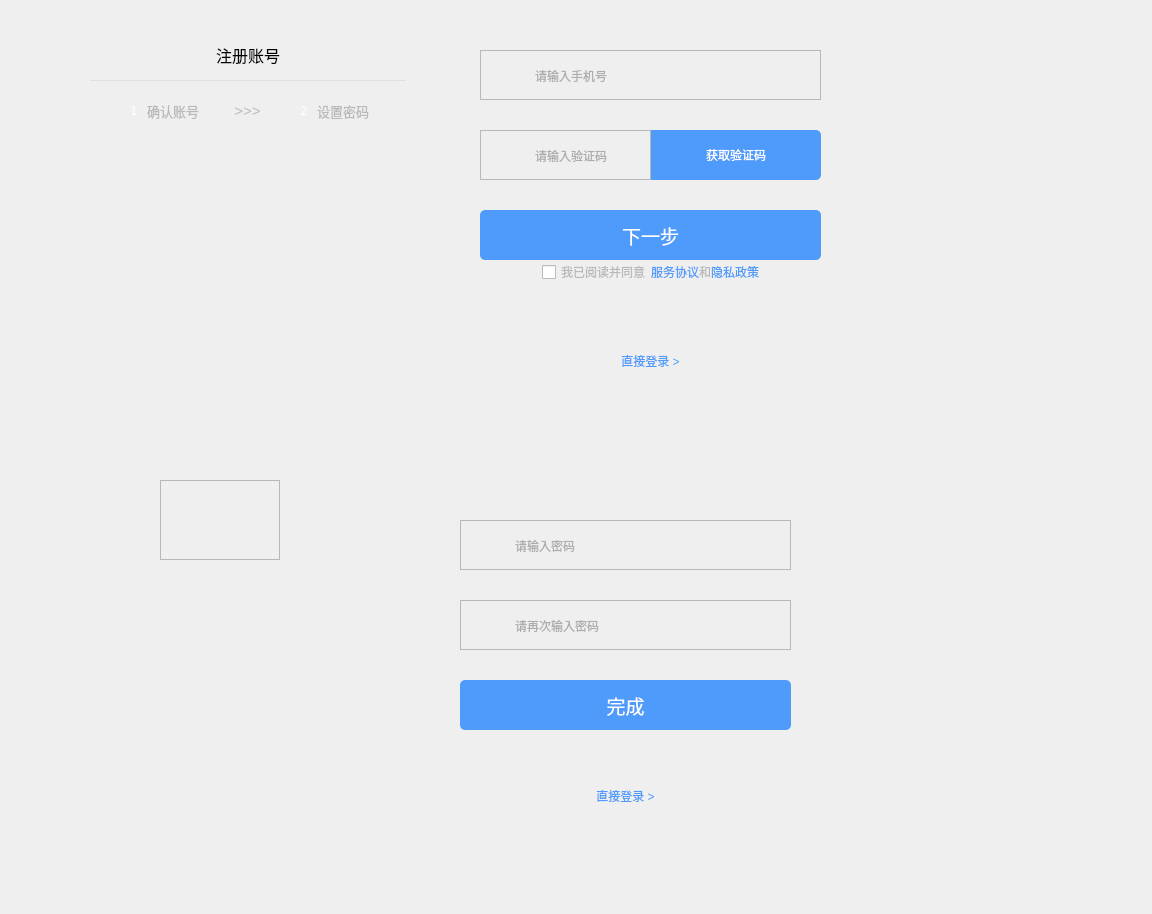
<?xml version="1.0" encoding="UTF-8"?>
<ui version="4.0">
 <class>DB_Register</class>
 <widget class="QWidget" name="DB_Register">
  <property name="geometry">
   <rect>
    <x>0</x>
    <y>0</y>
    <width>1152</width>
    <height>914</height>
   </rect>
  </property>
  <property name="windowTitle">
   <string>Form</string>
  </property>
  <widget class="QWidget" name="verticalLayoutWidget">
   <property name="geometry">
    <rect>
     <x>50</x>
     <y>30</y>
     <width>396</width>
     <height>421</height>
    </rect>
   </property>
   <layout class="QVBoxLayout" name="verticalLayout" stretch="0,0,0,0,0,1">
    <property name="spacing">
     <number>0</number>
    </property>
    <property name="leftMargin">
     <number>40</number>
    </property>
    <property name="topMargin">
     <number>10</number>
    </property>
    <property name="rightMargin">
     <number>40</number>
    </property>
    <property name="bottomMargin">
     <number>0</number>
    </property>
    <item>
     <layout class="QHBoxLayout" name="horizontalLayout_2">
      <item>
       <widget class="QLabel" name="label_3">
        <property name="minimumSize">
         <size>
          <width>0</width>
          <height>30</height>
         </size>
        </property>
        <property name="font">
         <font>
          <pointsize>12</pointsize>
         </font>
        </property>
        <property name="styleSheet">
         <string notr="true"/>
        </property>
        <property name="text">
         <string>注册账号</string>
        </property>
        <property name="alignment">
         <set>Qt::AlignCenter</set>
        </property>
       </widget>
      </item>
     </layout>
    </item>
    <item>
     <spacer name="verticalSpacer_5">
      <property name="orientation">
       <enum>Qt::Vertical</enum>
      </property>
      <property name="sizeType">
       <enum>QSizePolicy::Fixed</enum>
      </property>
      <property name="sizeHint" stdset="0">
       <size>
        <width>0</width>
        <height>10</height>
       </size>
      </property>
     </spacer>
    </item>
    <item>
     <widget class="QLabel" name="label_line">
      <property name="minimumSize">
       <size>
        <width>0</width>
        <height>1</height>
       </size>
      </property>
      <property name="maximumSize">
       <size>
        <width>16777215</width>
        <height>1</height>
       </size>
      </property>
      <property name="focusPolicy">
       <enum>Qt::NoFocus</enum>
      </property>
      <property name="styleSheet">
       <string notr="true">background-color: rgb(225,  225, 225);</string>
      </property>
      <property name="text">
       <string/>
      </property>
     </widget>
    </item>
    <item>
     <spacer name="verticalSpacer_6">
      <property name="orientation">
       <enum>Qt::Vertical</enum>
      </property>
      <property name="sizeType">
       <enum>QSizePolicy::Fixed</enum>
      </property>
      <property name="sizeHint" stdset="0">
       <size>
        <width>0</width>
        <height>20</height>
       </size>
      </property>
     </spacer>
    </item>
    <item>
     <layout class="QHBoxLayout" name="horizontalLayout_3">
      <property name="spacing">
       <number>5</number>
      </property>
      <item>
       <spacer name="horizontalSpacer_3">
        <property name="orientation">
         <enum>Qt::Horizontal</enum>
        </property>
        <property name="sizeHint" stdset="0">
         <size>
          <width>40</width>
          <height>20</height>
         </size>
        </property>
       </spacer>
      </item>
      <item>
       <widget class="DB_CustomLabel_3" name="label_setup1">
        <property name="minimumSize">
         <size>
          <width>16</width>
          <height>16</height>
         </size>
        </property>
        <property name="maximumSize">
         <size>
          <width>16</width>
          <height>16</height>
         </size>
        </property>
        <property name="styleSheet">
         <string notr="true">color: white;</string>
        </property>
        <property name="text">
         <string>1</string>
        </property>
        <property name="alignment">
         <set>Qt::AlignCenter</set>
        </property>
       </widget>
      </item>
      <item>
       <widget class="QLabel" name="label_inputPhone">
        <property name="font">
         <font>
          <pointsize>10</pointsize>
         </font>
        </property>
        <property name="styleSheet">
         <string notr="true">color: rgb(185,  185, 185);</string>
        </property>
        <property name="text">
         <string>确认账号</string>
        </property>
        <property name="alignment">
         <set>Qt::AlignCenter</set>
        </property>
       </widget>
      </item>
      <item>
       <spacer name="horizontalSpacer_5">
        <property name="orientation">
         <enum>Qt::Horizontal</enum>
        </property>
        <property name="sizeType">
         <enum>QSizePolicy::Fixed</enum>
        </property>
        <property name="sizeHint" stdset="0">
         <size>
          <width>30</width>
          <height>0</height>
         </size>
        </property>
       </spacer>
      </item>
      <item>
       <widget class="QLabel" name="label_2">
        <property name="font">
         <font>
          <pointsize>11</pointsize>
         </font>
        </property>
        <property name="styleSheet">
         <string notr="true">color: rgb(185,  185, 185);</string>
        </property>
        <property name="text">
         <string>&gt;&gt;&gt;</string>
        </property>
        <property name="alignment">
         <set>Qt::AlignCenter</set>
        </property>
       </widget>
      </item>
      <item>
       <spacer name="horizontalSpacer_6">
        <property name="orientation">
         <enum>Qt::Horizontal</enum>
        </property>
        <property name="sizeType">
         <enum>QSizePolicy::Fixed</enum>
        </property>
        <property name="sizeHint" stdset="0">
         <size>
          <width>30</width>
          <height>0</height>
         </size>
        </property>
       </spacer>
      </item>
      <item>
       <widget class="DB_CustomLabel_3" name="label_setup2">
        <property name="minimumSize">
         <size>
          <width>16</width>
          <height>16</height>
         </size>
        </property>
        <property name="maximumSize">
         <size>
          <width>16</width>
          <height>16</height>
         </size>
        </property>
        <property name="styleSheet">
         <string notr="true">color: white;</string>
        </property>
        <property name="text">
         <string>2</string>
        </property>
        <property name="alignment">
         <set>Qt::AlignCenter</set>
        </property>
       </widget>
      </item>
      <item>
       <widget class="QLabel" name="label_setPassword">
        <property name="font">
         <font>
          <pointsize>10</pointsize>
         </font>
        </property>
        <property name="styleSheet">
         <string notr="true">color: rgb(185,  185, 185);</string>
        </property>
        <property name="text">
         <string>设置密码</string>
        </property>
        <property name="alignment">
         <set>Qt::AlignCenter</set>
        </property>
       </widget>
      </item>
      <item>
       <spacer name="horizontalSpacer_4">
        <property name="orientation">
         <enum>Qt::Horizontal</enum>
        </property>
        <property name="sizeHint" stdset="0">
         <size>
          <width>40</width>
          <height>20</height>
         </size>
        </property>
       </spacer>
      </item>
     </layout>
    </item>
    <item>
     <widget class="QStackedWidget" name="stackedWidget">
      <property name="styleSheet">
       <string notr="true">border: none;</string>
      </property>
     </widget>
    </item>
   </layout>
  </widget>
  <widget class="QWidget" name="widget" native="true">
   <property name="geometry">
    <rect>
     <x>450</x>
     <y>10</y>
     <width>371</width>
     <height>381</height>
    </rect>
   </property>
   <widget class="QWidget" name="verticalLayoutWidget_2">
    <property name="geometry">
     <rect>
      <x>30</x>
      <y>10</y>
      <width>341</width>
      <height>366</height>
     </rect>
    </property>
    <layout class="QVBoxLayout" name="verticalLayout_2" stretch="0,0,0,0">
     <property name="spacing">
      <number>30</number>
     </property>
     <property name="topMargin">
      <number>30</number>
     </property>
     <property name="bottomMargin">
      <number>10</number>
     </property>
     <item>
      <widget class="QFrame" name="frame_2">
       <property name="minimumSize">
        <size>
         <width>0</width>
         <height>50</height>
        </size>
       </property>
       <property name="frameShape">
        <enum>QFrame::StyledPanel</enum>
       </property>
       <property name="frameShadow">
        <enum>QFrame::Raised</enum>
       </property>
       <widget class="QWidget" name="horizontalLayoutWidget_2">
        <property name="geometry">
         <rect>
          <x>30</x>
          <y>0</y>
          <width>211</width>
          <height>51</height>
         </rect>
        </property>
        <layout class="QHBoxLayout" name="horizontalLayout_12">
         <property name="spacing">
          <number>5</number>
         </property>
         <item>
          <widget class="QLabel" name="label_userIcon">
           <property name="minimumSize">
            <size>
             <width>18</width>
             <height>18</height>
            </size>
           </property>
           <property name="maximumSize">
            <size>
             <width>18</width>
             <height>18</height>
            </size>
           </property>
           <property name="styleSheet">
            <string notr="true">QLabel {
border: none;
border-image: url(&quot;:/images/courseware/information-1.png&quot;);
border-radius: 0px;
}</string>
           </property>
           <property name="text">
            <string/>
           </property>
          </widget>
         </item>
         <item>
          <widget class="QLineEdit" name="lineEdit_telephone">
           <property name="sizePolicy">
            <sizepolicy hsizetype="Preferred" vsizetype="Preferred">
             <horstretch>0</horstretch>
             <verstretch>0</verstretch>
            </sizepolicy>
           </property>
           <property name="styleSheet">
            <string notr="true">QLineEdit {
border: none;
background: transparent;
color: rgb(105, 105, 105);
}</string>
           </property>
           <property name="placeholderText">
            <string>请输入手机号</string>
           </property>
          </widget>
         </item>
        </layout>
       </widget>
      </widget>
     </item>
     <item>
      <layout class="QHBoxLayout" name="horizontalLayout">
       <property name="spacing">
        <number>0</number>
       </property>
       <item>
        <widget class="QFrame" name="frame_3">
         <property name="minimumSize">
          <size>
           <width>0</width>
           <height>50</height>
          </size>
         </property>
         <property name="frameShape">
          <enum>QFrame::StyledPanel</enum>
         </property>
         <property name="frameShadow">
          <enum>QFrame::Raised</enum>
         </property>
         <widget class="QWidget" name="horizontalLayoutWidget_3">
          <property name="geometry">
           <rect>
            <x>30</x>
            <y>0</y>
            <width>121</width>
            <height>51</height>
           </rect>
          </property>
          <layout class="QHBoxLayout" name="horizontalLayout_13">
           <property name="spacing">
            <number>5</number>
           </property>
           <item>
            <widget class="QLabel" name="label_codeIcon">
             <property name="minimumSize">
              <size>
               <width>18</width>
               <height>18</height>
              </size>
             </property>
             <property name="maximumSize">
              <size>
               <width>18</width>
               <height>18</height>
              </size>
             </property>
             <property name="styleSheet">
              <string notr="true">QLabel {
border: none;
border-image: url(&quot;:/images/courseware/key.png&quot;);
border-radius: 0px;
}</string>
             </property>
             <property name="text">
              <string/>
             </property>
            </widget>
           </item>
           <item>
            <widget class="QLineEdit" name="lineEdit_verificationCode">
             <property name="sizePolicy">
              <sizepolicy hsizetype="Preferred" vsizetype="Preferred">
               <horstretch>0</horstretch>
               <verstretch>0</verstretch>
              </sizepolicy>
             </property>
             <property name="styleSheet">
              <string notr="true">QLineEdit {
border: none;
background: transparent;
color: rgb(105, 105, 105);
}</string>
             </property>
             <property name="placeholderText">
              <string>请输入验证码</string>
             </property>
            </widget>
           </item>
          </layout>
         </widget>
        </widget>
       </item>
       <item>
        <widget class="PushButton_Basic" name="pGetVerificationCode">
         <property name="sizePolicy">
          <sizepolicy hsizetype="Preferred" vsizetype="Preferred">
           <horstretch>0</horstretch>
           <verstretch>0</verstretch>
          </sizepolicy>
         </property>
         <property name="styleSheet">
          <string notr="true">QPushButton{
background-color: rgb(78, 155, 252);
color: white;
border: none;
border-left: none;
border-top-right-radius: 5px;
border-bottom-right-radius: 5px;
}</string>
         </property>
         <property name="text">
          <string>获取验证码</string>
         </property>
        </widget>
       </item>
      </layout>
     </item>
     <item>
      <layout class="QVBoxLayout" name="verticalLayout_4">
       <property name="spacing">
        <number>0</number>
       </property>
       <item>
        <widget class="PushButton_Basic" name="pushButton_next">
         <property name="minimumSize">
          <size>
           <width>200</width>
           <height>50</height>
          </size>
         </property>
         <property name="font">
          <font>
           <pointsize>14</pointsize>
          </font>
         </property>
         <property name="styleSheet">
          <string notr="true">border-radius: 5px;
background-color: rgb(78, 155, 252);
color: white;</string>
         </property>
         <property name="text">
          <string>下一步</string>
         </property>
        </widget>
       </item>
       <item>
        <layout class="QHBoxLayout" name="horizontalLayout_4" stretch="1,0,0,0,0,1">
         <property name="spacing">
          <number>0</number>
         </property>
         <item>
          <spacer name="horizontalSpacer">
           <property name="orientation">
            <enum>Qt::Horizontal</enum>
           </property>
           <property name="sizeHint" stdset="0">
            <size>
             <width>40</width>
             <height>20</height>
            </size>
           </property>
          </spacer>
         </item>
         <item>
          <widget class="DB_CustomCheckBox" name="checkBox">
           <property name="styleSheet">
            <string notr="true">QCheckBox {
	color: rgb(185, 185, 185);
}

QCheckBox::indicator:unchecked {
 	border-image: url(&quot;:/images/courseware/Unselected.png&quot;);
}

QCheckBox::indicator:checked {
 	border-image: url(&quot;:/images/courseware/Select.png&quot;);
}</string>
           </property>
           <property name="text">
            <string>我已阅读并同意</string>
           </property>
          </widget>
         </item>
         <item>
          <widget class="DB_CustomLabel_1" name="label_privacyPolicy">
           <property name="styleSheet">
            <string notr="true">color: rgb(78, 155, 252);</string>
           </property>
           <property name="text">
            <string>服务协议</string>
           </property>
          </widget>
         </item>
         <item>
          <widget class="DB_CustomLabel_1" name="label_and">
           <property name="styleSheet">
            <string notr="true">color: rgb(185, 185, 185);</string>
           </property>
           <property name="text">
            <string>和</string>
           </property>
          </widget>
         </item>
         <item>
          <widget class="DB_CustomLabel_1" name="label_serviceAgreement">
           <property name="styleSheet">
            <string notr="true">color: rgb(78, 155, 252);</string>
           </property>
           <property name="text">
            <string>隐私政策</string>
           </property>
          </widget>
         </item>
         <item>
          <spacer name="horizontalSpacer_2">
           <property name="orientation">
            <enum>Qt::Horizontal</enum>
           </property>
           <property name="sizeHint" stdset="0">
            <size>
             <width>40</width>
             <height>20</height>
            </size>
           </property>
          </spacer>
         </item>
        </layout>
       </item>
      </layout>
     </item>
     <item>
      <layout class="QVBoxLayout" name="verticalLayout_5">
       <property name="spacing">
        <number>0</number>
       </property>
       <item>
        <spacer name="verticalSpacer">
         <property name="orientation">
          <enum>Qt::Vertical</enum>
         </property>
         <property name="sizeHint" stdset="0">
          <size>
           <width>1</width>
           <height>1</height>
          </size>
         </property>
        </spacer>
       </item>
       <item>
        <widget class="DB_CustomLabel_1" name="label_loginNow">
         <property name="minimumSize">
          <size>
           <width>0</width>
           <height>30</height>
          </size>
         </property>
         <property name="styleSheet">
          <string notr="true">color: rgb(78, 155, 252);</string>
         </property>
         <property name="text">
          <string>直接登录 &gt;</string>
         </property>
         <property name="alignment">
          <set>Qt::AlignCenter</set>
         </property>
        </widget>
       </item>
      </layout>
     </item>
    </layout>
   </widget>
  </widget>
  <widget class="QWidget" name="widget_2" native="true">
   <property name="geometry">
    <rect>
     <x>450</x>
     <y>440</y>
     <width>361</width>
     <height>391</height>
    </rect>
   </property>
   <widget class="QWidget" name="verticalLayoutWidget_3">
    <property name="geometry">
     <rect>
      <x>10</x>
      <y>50</y>
      <width>331</width>
      <height>331</height>
     </rect>
    </property>
    <layout class="QVBoxLayout" name="verticalLayout_3" stretch="0,0,0,0">
     <property name="spacing">
      <number>30</number>
     </property>
     <property name="topMargin">
      <number>30</number>
     </property>
     <property name="bottomMargin">
      <number>10</number>
     </property>
     <item>
      <widget class="QFrame" name="frame_4">
       <property name="minimumSize">
        <size>
         <width>0</width>
         <height>50</height>
        </size>
       </property>
       <property name="frameShape">
        <enum>QFrame::StyledPanel</enum>
       </property>
       <property name="frameShadow">
        <enum>QFrame::Raised</enum>
       </property>
       <widget class="QWidget" name="horizontalLayoutWidget_4">
        <property name="geometry">
         <rect>
          <x>30</x>
          <y>0</y>
          <width>211</width>
          <height>51</height>
         </rect>
        </property>
        <layout class="QHBoxLayout" name="horizontalLayout_14">
         <property name="spacing">
          <number>5</number>
         </property>
         <item>
          <widget class="QLabel" name="label_passwdIcon_1">
           <property name="minimumSize">
            <size>
             <width>18</width>
             <height>18</height>
            </size>
           </property>
           <property name="maximumSize">
            <size>
             <width>18</width>
             <height>18</height>
            </size>
           </property>
           <property name="styleSheet">
            <string notr="true">QLabel {
border: none;
border-image: url(&quot;:/images/courseware/key.png&quot;);
border-radius: 0px;
}</string>
           </property>
           <property name="text">
            <string/>
           </property>
          </widget>
         </item>
         <item>
          <widget class="QLineEdit" name="lineEdit_inputPassword">
           <property name="sizePolicy">
            <sizepolicy hsizetype="Preferred" vsizetype="Preferred">
             <horstretch>0</horstretch>
             <verstretch>0</verstretch>
            </sizepolicy>
           </property>
           <property name="styleSheet">
            <string notr="true">QLineEdit {
border: none;
background: transparent;
color: rgb(105, 105, 105);
}</string>
           </property>
           <property name="echoMode">
            <enum>QLineEdit::Password</enum>
           </property>
           <property name="placeholderText">
            <string>请输入密码</string>
           </property>
          </widget>
         </item>
        </layout>
       </widget>
      </widget>
     </item>
     <item>
      <widget class="QFrame" name="frame_5">
       <property name="minimumSize">
        <size>
         <width>0</width>
         <height>50</height>
        </size>
       </property>
       <property name="frameShape">
        <enum>QFrame::StyledPanel</enum>
       </property>
       <property name="frameShadow">
        <enum>QFrame::Raised</enum>
       </property>
       <widget class="QWidget" name="horizontalLayoutWidget_5">
        <property name="geometry">
         <rect>
          <x>30</x>
          <y>0</y>
          <width>211</width>
          <height>51</height>
         </rect>
        </property>
        <layout class="QHBoxLayout" name="horizontalLayout_15">
         <property name="spacing">
          <number>5</number>
         </property>
         <item>
          <widget class="QLabel" name="label_passwdIcon">
           <property name="minimumSize">
            <size>
             <width>18</width>
             <height>18</height>
            </size>
           </property>
           <property name="maximumSize">
            <size>
             <width>18</width>
             <height>18</height>
            </size>
           </property>
           <property name="styleSheet">
            <string notr="true">QLabel {
border: none;
border-image: url(&quot;:/images/courseware/key.png&quot;);
border-radius: 0px;
}</string>
           </property>
           <property name="text">
            <string/>
           </property>
          </widget>
         </item>
         <item>
          <widget class="QLineEdit" name="lineEdit_reputPassword">
           <property name="sizePolicy">
            <sizepolicy hsizetype="Preferred" vsizetype="Preferred">
             <horstretch>0</horstretch>
             <verstretch>0</verstretch>
            </sizepolicy>
           </property>
           <property name="styleSheet">
            <string notr="true">QLineEdit {
border: none;
background: transparent;
color: rgb(105, 105, 105);
}</string>
           </property>
           <property name="echoMode">
            <enum>QLineEdit::Password</enum>
           </property>
           <property name="placeholderText">
            <string>请再次输入密码</string>
           </property>
          </widget>
         </item>
        </layout>
       </widget>
      </widget>
     </item>
     <item>
      <widget class="PushButton_Basic" name="pushButton_finished">
       <property name="minimumSize">
        <size>
         <width>200</width>
         <height>50</height>
        </size>
       </property>
       <property name="font">
        <font>
         <pointsize>14</pointsize>
        </font>
       </property>
       <property name="styleSheet">
        <string notr="true">border-radius: 5px;
background-color: rgb(78, 155, 252);
color: white;</string>
       </property>
       <property name="text">
        <string>完成</string>
       </property>
      </widget>
     </item>
     <item>
      <layout class="QVBoxLayout" name="verticalLayout_6">
       <item>
        <spacer name="verticalSpacer_2">
         <property name="orientation">
          <enum>Qt::Vertical</enum>
         </property>
         <property name="sizeHint" stdset="0">
          <size>
           <width>20</width>
           <height>40</height>
          </size>
         </property>
        </spacer>
       </item>
       <item>
        <widget class="DB_CustomLabel_1" name="label_loginNow2">
         <property name="minimumSize">
          <size>
           <width>0</width>
           <height>30</height>
          </size>
         </property>
         <property name="styleSheet">
          <string notr="true">color: rgb(78, 155, 252);</string>
         </property>
         <property name="text">
          <string>直接登录 &gt;</string>
         </property>
         <property name="alignment">
          <set>Qt::AlignCenter</set>
         </property>
        </widget>
       </item>
      </layout>
     </item>
    </layout>
   </widget>
  </widget>
  <widget class="DB_CustomFrame_3" name="frame_loading">
   <property name="geometry">
    <rect>
     <x>160</x>
     <y>480</y>
     <width>120</width>
     <height>80</height>
    </rect>
   </property>
   <property name="frameShape">
    <enum>QFrame::StyledPanel</enum>
   </property>
   <property name="frameShadow">
    <enum>QFrame::Raised</enum>
   </property>
  </widget>
 </widget>
 <customwidgets>
  <customwidget>
   <class>PushButton_Basic</class>
   <extends>QPushButton</extends>
   <header>Custom/PushButton/pushbutton_basic.h</header>
  </customwidget>
  <customwidget>
   <class>DB_CustomLabel_1</class>
   <extends>QLabel</extends>
   <header location="global">CustomWidget/db_customlabel.h</header>
  </customwidget>
  <customwidget>
   <class>DB_CustomFrame_3</class>
   <extends>QFrame</extends>
   <header location="global">CustomWidget/db_customframe.h</header>
   <container>1</container>
  </customwidget>
  <customwidget>
   <class>DB_CustomLabel_3</class>
   <extends>QLabel</extends>
   <header location="global">CustomWidget/db_customlabel.h</header>
  </customwidget>
  <customwidget>
   <class>DB_CustomCheckBox</class>
   <extends>QCheckBox</extends>
   <header location="global">CustomWidget/db_customcheckbox.h</header>
  </customwidget>
 </customwidgets>
 <resources/>
 <connections/>
</ui>
